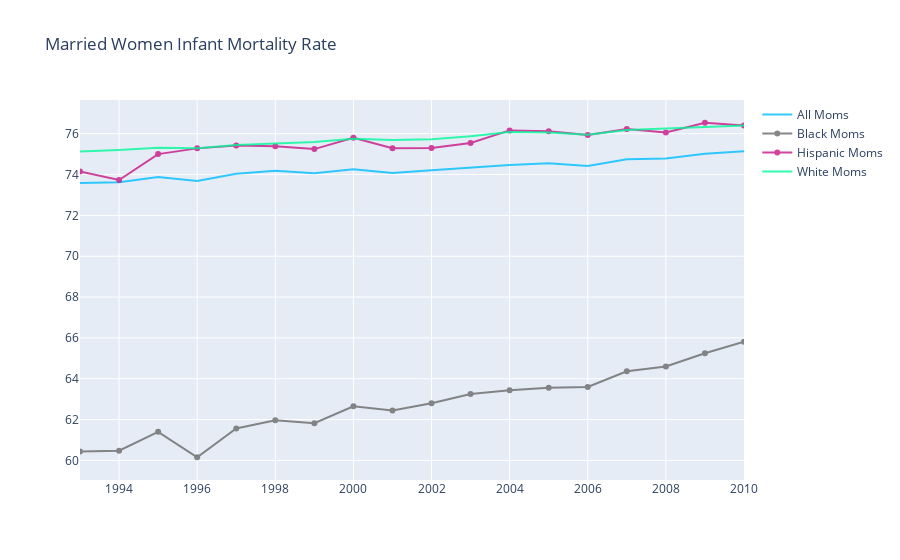

The cell this chart's notebook holds for it:
### Code cell
fig = go.Figure()

married_cond = (allmoms_df['Marrital Status'] == 'Married')
#unmarried_cond = (allmoms_df['Marrital Status'] == 'Unmarried')

fig.add_trace(go.Scatter(
                x=allmoms_df[married_cond]['Year'],
                y=allmoms_df[married_cond]['Percentage of Live Births'],
                name="All Moms",
                line_color='deepskyblue',
                opacity=0.8))

married_cond = (blackmoms_df['Marrital Status'] == 'Married')
#unmarried_cond = (allmoms_df['Marrital Status'] == 'Unmarried')

fig.add_trace(go.Scatter(
                x=blackmoms_df[married_cond]['Year'],
                y=blackmoms_df[married_cond]['Percentage of Live Births'],
                name="Black Moms",
                line_color='dimgray',
                opacity=0.8))

married_cond = (hispanicmoms_df['Marrital Status'] == 'Married')
fig.add_trace(go.Scatter(
                x=hispanicmoms_df[married_cond]['Year'],
                y=hispanicmoms_df[married_cond]['Percentage of Live Births'],
                name="Hispanic Moms",
                line_color='mediumvioletred',
                opacity=0.8))


married_cond = (whitemoms_df['Marrital Status'] == 'Married')
fig.add_trace(go.Scatter(
                x=whitemoms_df[married_cond]['Year'],
                y=whitemoms_df[married_cond]['Percentage of Live Births'],
                name="White Moms",
                line_color='mediumspringgreen',
                opacity=0.8))
# Use date string to set xaxis range
fig.update_layout(xaxis_range=['1993','2010'],
                  title_text="Married Women Infant Mortality Rate")
fig.show()

### Figure 1 — Plotly figure (JSON) as saved in the notebook; plotly's stock layout.template omitted (floating-point values rounded to 4 significant figures)
{"data": [{"line": {"color": "deepskyblue"}, "name": "All Moms", "opacity": 0.8, "type": "scatter", "x": [1990, 1991, 1992, 1993, 1994, 1995, 1996, 1997, 1998, 1999, 2000, 2001, 2002, 2003, 2004, 2005, 2006, 2007, 2008, 2009, 2010], "y": [73.62, 73.56, 73.75, 73.59, 73.62, 73.88, 73.68, 74.04, 74.19, 74.06, 74.26, 74.08, 74.21, 74.35, 74.47, 74.55, 74.41, 74.75, 74.78, 75.02, 75.13]}, {"line": {"color": "dimgray"}, "name": "Black Moms", "opacity": 0.8, "type": "scatter", "x": [1993, 1994, 1995, 1996, 1997, 1998, 1999, 2000, 2001, 2002, 2003, 2004, 2005, 2006, 2007, 2008, 2009, 2010], "y": [60.43, 60.48, 61.4, 60.15, 61.56, 61.96, 61.82, 62.65, 62.44, 62.8, 63.25, 63.44, 63.56, 63.6, 64.36, 64.6, 65.25, 65.81]}, {"line": {"color": "mediumvioletred"}, "name": "Hispanic Moms", "opacity": 0.8, "type": "scatter", "x": [1993, 1994, 1995, 1996, 1997, 1998, 1999, 2000, 2001, 2002, 2003, 2004, 2005, 2006, 2007, 2008, 2009, 2010], "y": [74.15, 73.73, 75.0, 75.28, 75.42, 75.39, 75.24, 75.8, 75.29, 75.3, 75.55, 76.16, 76.12, 75.94, 76.23, 76.06, 76.54, 76.4]}, {"line": {"color": "mediumspringgreen"}, "name": "White Moms", "opacity": 0.8, "type": "scatter", "x": [1990, 1991, 1992, 1993, 1994, 1995, 1996, 1997, 1998, 1999, 2000, 2001, 2002, 2003, 2004, 2005, 2006, 2007, 2008, 2009, 2010], "y": [75.04, 75.06, 75.13, 75.13, 75.2, 75.31, 75.29, 75.45, 75.53, 75.59, 75.75, 75.68, 75.72, 75.88, 76.08, 76.06, 75.95, 76.18, 76.25, 76.33, 76.4]}], "layout": {"title": {"text": "Married Women Infant Mortality Rate"}, "xaxis": {"range": ["1993", "2010"]}}}
